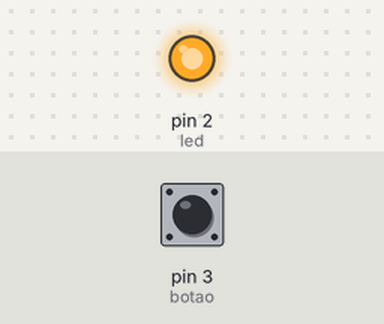
A sketch run on a simulated Arduino Uno, built with avr-gcc and run on an emulated ATmega328P. Parts: output pins drawn as LEDs (lit = HIGH). The inputs (shaded band) are chosen by the test bench; at power-on: pin 3 (botao) LOW.

Above: at 1.2 s.
1.3 s: pin 3 (botao) pulled HIGH for 0.15 s
At 1.37 s:
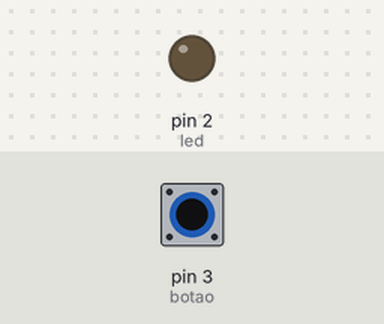
2.9 s: pin 3 (botao) pulled HIGH for 3.2 s
At 7.2 s:
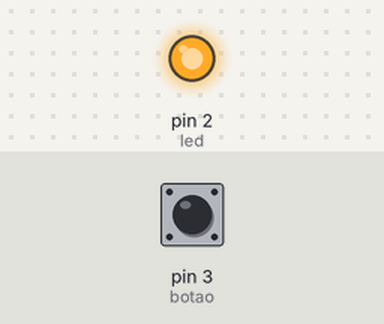
Timing chart, 0 to 8.7 s (numbered marks = the images above; inputs shaded):
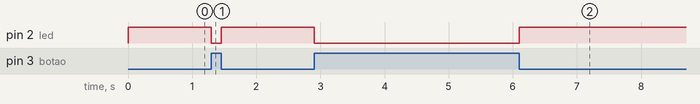

Measured:
- after the input at 1.3 s, pin 2 (led): HIGH → LOW at once, → HIGH 0.15 s later
- after the input at 2.9 s, pin 2 (led): HIGH → LOW at once, → HIGH 3.2 s later

The sketch:

codigo.ino
```cpp
const int botao = 3;
const int led = 2;
int Estadobotao=0;


void setup()
 {
    pinMode(botao, INPUT);
    pinMode(led, OUTPUT);

 }

 void loop()
 {
   Estadobotao= digitalRead(botao);
   if (Estadobotao ==HIGH){
     digitalWrite (led, LOW);
   }else{
     digitalWrite(led,HIGH);
   }
 }
```
